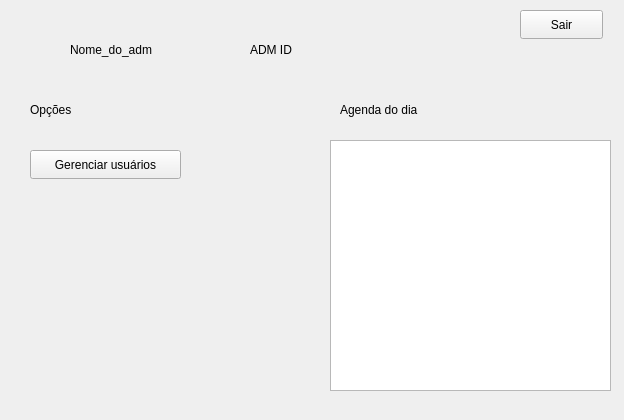
<?xml version="1.0" encoding="UTF-8"?>
<ui version="4.0">
 <class>TelaInicialAdministrador</class>
 <widget class="QWidget" name="TelaInicialAdministrador">
  <property name="geometry">
   <rect>
    <x>0</x>
    <y>0</y>
    <width>624</width>
    <height>420</height>
   </rect>
  </property>
  <property name="windowTitle">
   <string>Form</string>
  </property>
  <widget class="QPushButton" name="pushButton">
   <property name="geometry">
    <rect>
     <x>30</x>
     <y>150</y>
     <width>151</width>
     <height>29</height>
    </rect>
   </property>
   <property name="text">
    <string>Gerenciar usuários</string>
   </property>
  </widget>
  <widget class="QLabel" name="labelNome">
   <property name="geometry">
    <rect>
     <x>70</x>
     <y>40</y>
     <width>131</width>
     <height>20</height>
    </rect>
   </property>
   <property name="text">
    <string>Nome_do_adm</string>
   </property>
  </widget>
  <widget class="QLabel" name="label_2">
   <property name="geometry">
    <rect>
     <x>30</x>
     <y>100</y>
     <width>63</width>
     <height>20</height>
    </rect>
   </property>
   <property name="text">
    <string>Opções</string>
   </property>
  </widget>
  <widget class="QPushButton" name="pushButtonSair">
   <property name="geometry">
    <rect>
     <x>520</x>
     <y>10</y>
     <width>83</width>
     <height>29</height>
    </rect>
   </property>
   <property name="text">
    <string>Sair</string>
   </property>
  </widget>
  <widget class="QLabel" name="label_3">
   <property name="geometry">
    <rect>
     <x>340</x>
     <y>100</y>
     <width>121</width>
     <height>20</height>
    </rect>
   </property>
   <property name="text">
    <string>Agenda do dia</string>
   </property>
  </widget>
  <widget class="QTableView" name="tableView">
   <property name="geometry">
    <rect>
     <x>330</x>
     <y>140</y>
     <width>281</width>
     <height>251</height>
    </rect>
   </property>
  </widget>
  <widget class="QLabel" name="labelID">
   <property name="geometry">
    <rect>
     <x>250</x>
     <y>40</y>
     <width>63</width>
     <height>20</height>
    </rect>
   </property>
   <property name="text">
    <string>ADM ID</string>
   </property>
  </widget>
 </widget>
 <resources/>
 <connections/>
</ui>
